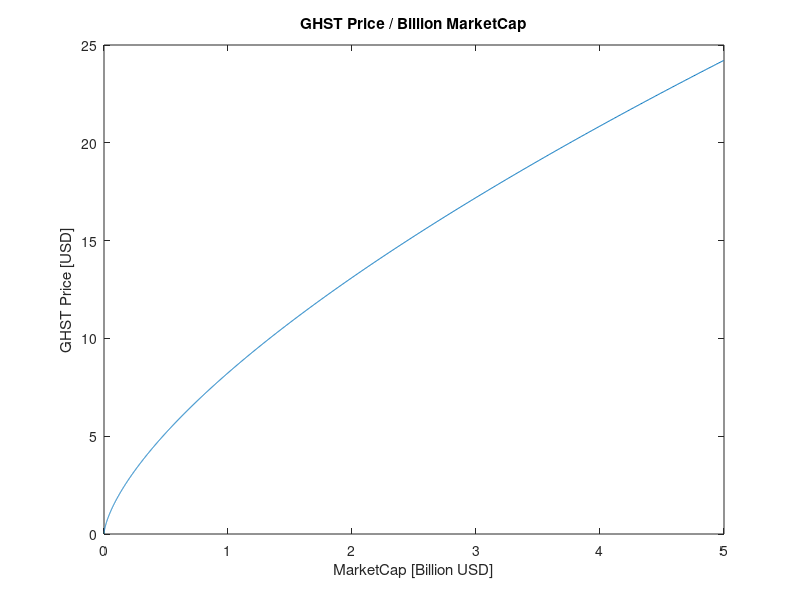

The MATLAB script that drew this image:
clear all;

% Current values:
% https://wiki.aavegotchi.com/en/curve
rr=0.33;
% https://aavegotchi.com/curve
ctp = 3.011;
cts = 73934471.793;

% Formulas:
% https://billyrennekamp.medium.com/converting-between-bancor-and-bonding-curve-price-formulas-9c11309062f5
% https://yos.io/2018/11/10/bonding-curves/
cw = rr;
rtb = cts*ctp*rr;
mc = cts*ctp;
tokenSupply = mc / ctp;
collateral = cw * mc;
n = (1-rr)/rr;
m = collateral / (cw * tokenSupply ^ (1 / cw));

cts = 5:0.1:250;
cts = cts .* 1000000;
p = m.*(cts.^n);
x = cts.*p./1000000000;

% Cap at 5 billion
x = x(x <= 5);
p=p(1:length(x));

% Plot
plot(x,p)
title('GHST Price / Billion MarketCap')
xlabel('MarketCap [Billion USD]')
ylabel('GHST Price [USD]')